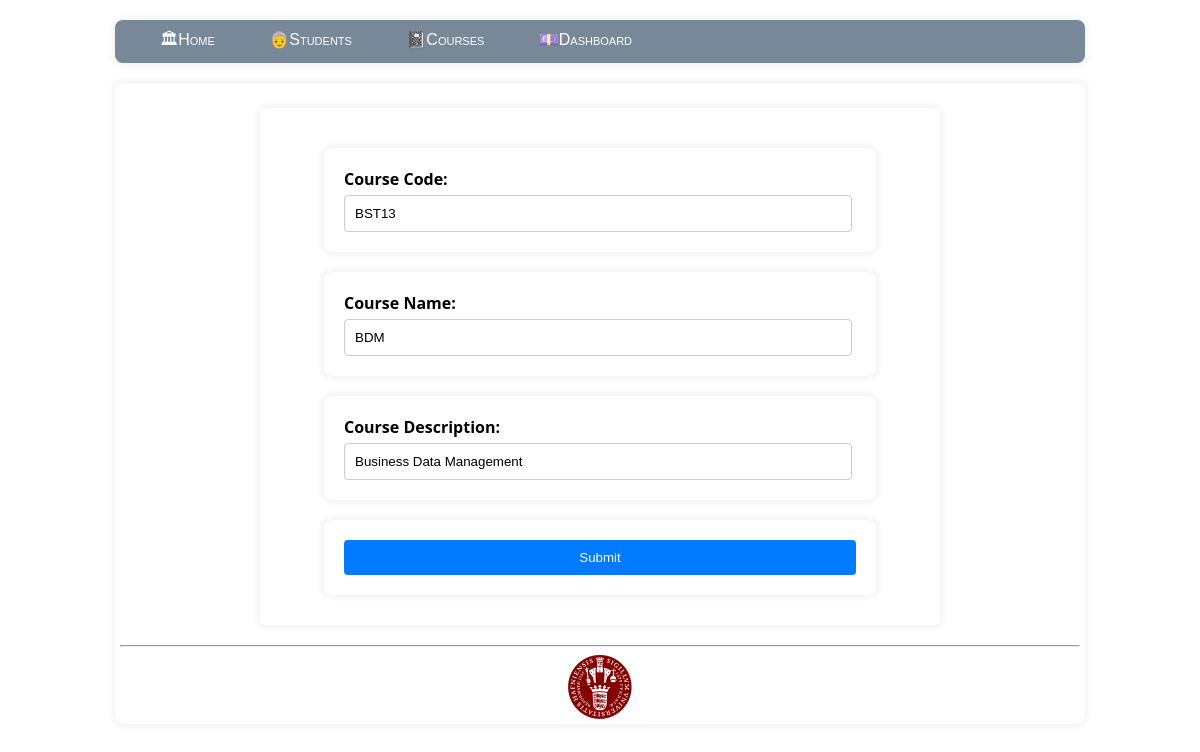
The app's page /course/1/update with its own data.
### model.py (models this page shows)
class Course(db.Model):
    __tablename__='course'
    course_id=db.Column(db.Integer,primary_key=True,autoincrement=True)
    course_code=db.Column(db.String,unique=True,nullable=False)
    course_name=db.Column(db.String,nullable=False)
    course_description=db.Column(db.String)

### app.py (the view)
@app.route('/course/<int:course_id>/update', methods=['GET', 'POST'])
def course_update(course_id):
    if request.method == 'POST':
        code = request.form.get('code')
        c_name = request.form.get('c_name')
        desc = request.form.get('desc')
        course = Course.query.get(course_id)
        if code != 'current_code':
            course.course_code = code
        if c_name != 'current_c_name':
            course.course_name = c_name
        course.course_description = desc
        db.session.commit()
        return redirect('/courses')
    else:
        course = Course.query.get(course_id)
        enrolled_students = Enrollments.query.filter_by(ecourse_id=course_id).all()
        return render_template('course_update.html', course=course, enrolled_students=enrolled_students)

### templates/course_update.html (shortened to what this page needs)
{% extends "layout.html" %}
{% block content %}
<form action="/course/{{ course.course_id }}/update" method="POST" id="update-course-form">
    <div>
        <label>Course Code:</label>
        <input type="text" name="code" value="{{ course.course_code }}" readonly="true" />
    </div>
    <div>
        <label>Course Name:</label>
        <input type="text" name="c_name" value="{{ course.course_name }}" required />
    </div>
    <div>
        <label>Course Description:</label>
        <input type="text" name="desc" value="{{ course.course_description }}" />
    </div>
    <div>
        <input type="submit" value="Submit">
    </div>
</form>
{% endblock %}

### static/site.css (style rules this page uses)
body { background-color: rgb(f0, f0, f0); font-family: Arial, sans-serif; margin: 0; padding: 0; }
form { max-width:640px; margin: 20px auto; padding: 20px; background-color: #fff; border-radius: 5px; box-shadow: 0 0 10px rgba(0, 0, 0, 0.1); }
form div { margin-bottom: 10px; }
label { font-weight: bold; margin-bottom: 5px; display: inline-block; vertical-align: middle; }
input[type="text"] , input[type="email"] { width: 95%; padding: 10px; border: 1px solid #ccc; border-radius: 4px; }
input[type="submit"] { width: 100%; padding: 10px; background-color: #007bff; border: none; border-radius: 4px; color: #fff; cursor: pointer; transition: background-color 0.3s; }
div { max-width: 80%; margin: 0 auto; background-color: #fff; border-radius: 8px; box-shadow: 0 0 10px rgba(0, 0, 0, 0.1); padding: 20px; margin-top: 20px; }

### records on screen
Course: code "BST13", c_name "BDM", desc "Business Data Management"
